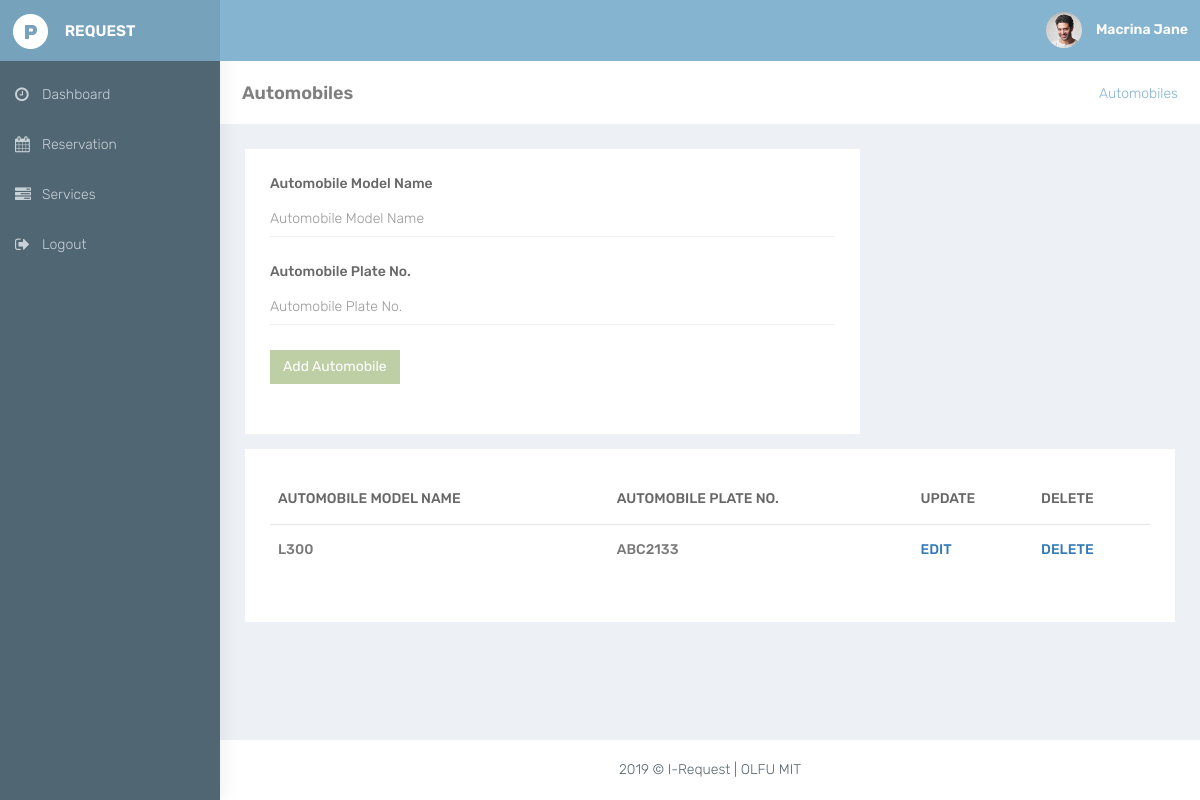
The page /automobiles.php (signed in) on the database its author committed.
### tables this page shows
CREATE TABLE `users_tb` (
  `user_id` int(10) NOT NULL,
  `first_name` varchar(300) NOT NULL,
  `middle_name` varchar(300) NOT NULL,
  `last_name` varchar(300) NOT NULL,
  `name_extension` varchar(300) NOT NULL,
  `mobile_number` varchar(300) NOT NULL,
  `address` varchar(300) NOT NULL,
  `username` varchar(300) NOT NULL,
  `password` varchar(300) NOT NULL,
  `department_id` int(10) NOT NULL,
  `role_type` varchar(300) DEFAULT NULL,
  `user_status` varchar(300) NOT NULL
);

CREATE TABLE `inventory_items_tb` (
  `inventory_item_id` int(10) NOT NULL,
  `item_name` varchar(500) NOT NULL,
  `item_description` varchar(1000) NOT NULL,
  `inventory_cat_id` int(10) NOT NULL
);

### controllers/users_functions.php (called while the page is built, shortened)
<?php
if(!function_exists('getUserDetailsByUsername')){
    function getUserDetailsByUsername($conn, $username){
        $users_details = array();
        $query = mysqli_query($conn, "SELECT * from users_tb where username = '$username'");
        while($row = mysqli_fetch_array($query)){
            array_push($users_details, $row['first_name'], $row['middle_name'], $row['last_name'], $row['name_extension'], $row['mobile_number'], $row['address'], $row['username'], $row['password'], $row['department_id'], $row['role_type'], $row['user_status'], $row['user_id']);
        }
        return $users_details;
    }
}
                    ?>

### controllers/inventory_functions.php (the view, shortened to what this page needs)
               <?php
if(!function_exists('getAutomobileData')){
    function getAutomobileData($conn){
        $query = mysqli_query($conn, "SELECT * from inventory_items_tb where inventory_cat_id = '2'");
        if(mysqli_num_rows($query) > 0){
            while($row = mysqli_fetch_array($query)){
                ?>
                <tr>
                   <td class="txt-oflo"><?php echo $row['item_name'] ?></td>
                   <td class="txt-oflo"><?php echo $row['item_description'] ?></td>
                   <td class="txt-oflo"><a href="edit_automobiles.php<?php echo '?id='.$row['inventory_item_id']; ?>">Edit</a></td>
                   <td class="txt-oflo"><a href="delete_automobiles.php<?php echo '?id='.$row['inventory_item_id']; ?>">Delete</a></td>
               </tr>
               <?php
            }
        }else{
            echo "No Automobile Found";
        }
    }
}
        ?>

### controllers/include_partial_functions.php (shortened to what this page needs)
<?php
if(!function_exists('get_FooterBlade')){
    function get_FooterBlade(){
        ?>
        <footer class="footer text-center"> 2019 &copy; I-Request | OLFU MIT </footer>
        <?php
    }
}
if(!function_exists('getHeaderUserName')) {
    function getHeaderUserName() {
        include "database/config.php";
        include "users_functions.php";
        $username = $_SESSION['user'];
        if($username == 'iRequest') {
        ?>
            <a class="profile-pic" href="edit_user.php">
                <img src="resources/images/avatar.jpg" alt="avatar" width="36" class="img-circle">
                <b class="hidden-xs">Administrator</b>
            </a>
        <?php
        }else{
            $firstname = getUserDetailsByUsername($conn, $username)[0];
        ?>
            <a class="profile-pic" href="edit_user.php<?php echo '?id='.getUserDetailsByUsername($conn, $username)[11]; ?>">
                <img src="resources/images/avatar.jpg" alt="avatar" width="36" class="img-circle">
                <b class="hidden-xs"><?php echo $firstname ?></b>
            </a>
        <?php
        }
    }
}
        ?>
        <?php
if(!function_exists('get_headBlade')){
    function get_headBlade(){
        ?>
            <link rel="stylesheet" href="resources/bootstrap/dist/css/bootstrap.min.css" >
            <link rel="stylesheet" href="resources/plugins/bower_components/sidebar-nav/dist/sidebar-nav.min.css" >
            <link rel="stylesheet" href="resources/plugins/bower_components/toast-master/css/jquery.toast.css" >
            <link rel="stylesheet" href="resources/plugins/bower_components/morrisjs/morris.css" >
            <link rel="stylesheet" href="resources/css/animate.css" >
            <link rel="stylesheet" href="resources/css/style.css" >
            <link rel="stylesheet" href="resources/plugins/datatable.css" >
            <link rel="stylesheet" id="theme" href="resources/css/colors/blue-dark.css" >
        <?php
    }
}
        ?>
        <?php
if(!function_exists('get_NavBlade')){
    function get_NavBlade(){
        if(isset($_SESSION['role_type'])) {
            if($_SESSION['role_type'] == "Admin"){
                ?>
                <div class="navbar-default sidebar" role="navigation">
                    <div class="sidebar-nav navbar-collapse slimscrollsidebar">
                        <ul class="nav" id="side-menu">
                            <li style="padding: 10px 0 0;">
                                <a href="dashboard_admin.php" class="waves-effect"><i class="fa fa-dashboard fa-fw" aria-hidden="true"></i><span class="hide-menu">Dashboard</span></a>
                            </li>
                            <li>
                                <a href="schedules.php" class="waves-effect"><i class="fa fa-calendar fa-fw" aria-hidden="true"></i><span class="hide-menu">Schedules</span></a>
                            </li>
                            <li>
                                <a href="services_admin.php" class="waves-effect"><i class="fa fa-tasks fa-fw" aria-hidden="true"></i><span class="hide-menu">Services</span></a>
                            </li>
                            <li>
                                <a href="facilities.php" class="waves-effect"><i class="fa fa-building fa-fw" aria-hidden="true"></i><span class="hide-menu">Facilities</span></a>
                            </li>
                            <li>
                                <a href="automobiles.php" class="waves-effect"><i class="fa fa-car fa-fw" aria-hidden="true"></i><span class="hide-menu">Automobiles</span></a>
                            </li>
                            <li>
                                <a href="department.php" class="waves-effect"><i class="fa fa-table fa-fw" aria-hidden="true"></i><span class="hide-menu">Departments</span></a>
                            </li>
                            <li>
                                <a href="user_management.php" class="waves-effect"><i class="fa fa-users fa-fw" aria-hidden="true"></i><span class="hide-menu">User Management</span></a>
                            </li>
                            <li>
                                <a href="logout_action.php" class="waves-effect"><i class="fa fa-sign-out fa-fw" aria-hidden="true"></i><span class="hide-menu">Logout</span></a>
                            </li>
                        </ul>
                    </div>
                </div>
                <?php
            }else{
                ?>
                <div class="navbar-default sidebar" role="navigation">
                    <div class="sidebar-nav navbar-collapse slimscrollsidebar">
                        <ul class="nav" id="side-menu">
                            <li style="padding: 10px 0 0;">
                                <a href="dashboard_department_member.php" class="waves-effect"><i class="fa fa-clock-o fa-fw" aria-hidden="true"></i><span class="hide-menu">Dashboard</span></a>
                            </li>
                            <li>
                                <a href="reserve_first_step.php" class="waves-effect"><i class="fa fa-calendar fa-fw" aria-hidden="true"></i><span class="hide-menu">Reservation</span></a>
                            </li>
                            <li>
                                <a href="services_user.php" class="waves-effect"><i class="fa fa-tasks fa-fw" aria-hidden="true"></i><span class="hide-menu">Services</span></a>
                            </li>
                            <li>
                                <a href="logout_action.php" class="waves-effect"><i class="fa fa-sign-out fa-fw" aria-hidden="true"></i><span class="hide-menu">Logout</span></a>
                            </li>
                        </ul>
                    </div>
                </div>
                <?php
            }
        }
    }
}
?>

### resources/css/colors/blue-dark.css (style rules this page uses)
body { background:#516673 }
.navbar-top-links>li>a { color:#ffffff }
.sidebar { background:#516673;box-shadow:1px 0 20px rgba(0,0,0,0.08) }
#side-menu li a { color:#c8d1d6 }
#side-menu li a { color:#c8d1d6;border-left:0 solid #516673 }

### rows shown on the page
users_tb: first_name "Macrina Jane"
inventory_items_tb: item_name "L300", item_description "ABC2133"
